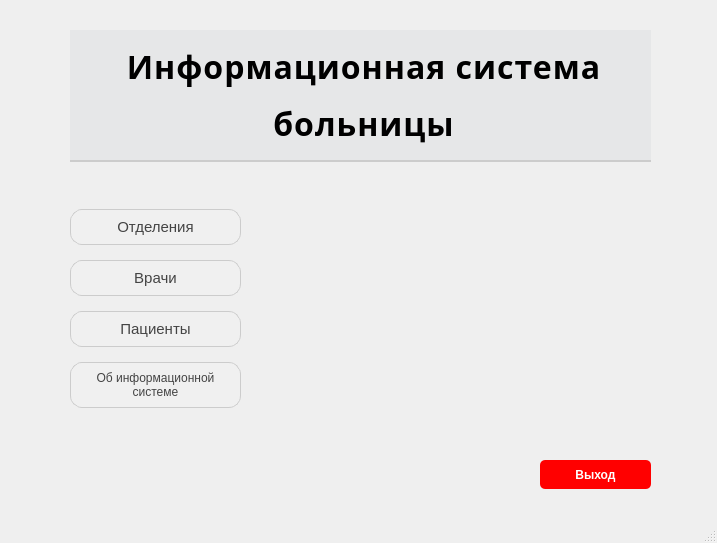
<?xml version="1.0" encoding="UTF-8"?>
<ui version="4.0">
 <class>MainWindow</class>
 <widget class="QMainWindow" name="MainWindow">
  <property name="geometry">
   <rect>
    <x>0</x>
    <y>0</y>
    <width>717</width>
    <height>543</height>
   </rect>
  </property>
  <property name="minimumSize">
   <size>
    <width>717</width>
    <height>543</height>
   </size>
  </property>
  <property name="maximumSize">
   <size>
    <width>717</width>
    <height>543</height>
   </size>
  </property>
  <property name="windowTitle">
   <string>MedicalCenter</string>
  </property>
  <widget class="QWidget" name="centralwidget">
   <widget class="QLabel" name="imageLabel">
    <property name="geometry">
     <rect>
      <x>280</x>
      <y>170</y>
      <width>371</width>
      <height>261</height>
     </rect>
    </property>
    <property name="sizePolicy">
     <sizepolicy hsizetype="Fixed" vsizetype="Fixed">
      <horstretch>0</horstretch>
      <verstretch>0</verstretch>
     </sizepolicy>
    </property>
    <property name="text">
     <string/>
    </property>
    <property name="pixmap">
     <pixmap resource="images.qrc">:/new/prefix1/image.jpg</pixmap>
    </property>
    <property name="scaledContents">
     <bool>true</bool>
    </property>
   </widget>
   <widget class="QPushButton" name="exitButton">
    <property name="geometry">
     <rect>
      <x>540</x>
      <y>460</y>
      <width>111</width>
      <height>29</height>
     </rect>
    </property>
    <property name="styleSheet">
     <string notr="true">QPushButton {
    background-color: red;
    color: white;
    font-weight: bold;
    border-radius: 5px; /* Округлённые углы */
    padding: 5px; /* Дополнительное пространство внутри кнопки */
}
QPushButton:hover {
    background-color: darkred; /* Цвет при наведении */
}
</string>
    </property>
    <property name="text">
     <string>Выход</string>
    </property>
   </widget>
   <widget class="QWidget" name="layoutWidget">
    <property name="geometry">
     <rect>
      <x>70</x>
      <y>200</y>
      <width>171</width>
      <height>221</height>
     </rect>
    </property>
    <property name="sizePolicy">
     <sizepolicy hsizetype="Fixed" vsizetype="Fixed">
      <horstretch>0</horstretch>
      <verstretch>0</verstretch>
     </sizepolicy>
    </property>
    <layout class="QGridLayout" name="gridLayout">
     <item row="1" column="0">
      <widget class="QPushButton" name="doctorsButton">
       <property name="sizePolicy">
        <sizepolicy hsizetype="Expanding" vsizetype="Fixed">
         <horstretch>0</horstretch>
         <verstretch>0</verstretch>
        </sizepolicy>
       </property>
       <property name="styleSheet">
        <string notr="true">QPushButton {
    background-color: rgba(240, 240, 240, 255); /* Светло-серый фон */
    color: #444444; /* Тёмно-серый текст */
    border: 1px solid #cccccc; /* Легкая рамка */
    border-radius: 12px;
    padding: 8px 16px;
    font-size: 11pt;
    font-family: &quot;Calibri&quot;;
}

QPushButton:hover {
    background-color: rgba(220, 220, 220, 255); /* Чуть темнее при наведении */
    border-color: #aaaaaa; /* Затемнённая рамка */
}

QPushButton:pressed {
    background-color: rgba(200, 200, 200, 255); /* Ещё темнее при нажатии */
    border-color: #888888;
}
</string>
       </property>
       <property name="text">
        <string>Врачи</string>
       </property>
       <property name="icon">
        <iconset resource="images.qrc">
         <normaloff>:/new/prefix1/doctor.png</normaloff>:/new/prefix1/doctor.png</iconset>
       </property>
       <property name="iconSize">
        <size>
         <width>20</width>
         <height>20</height>
        </size>
       </property>
      </widget>
     </item>
     <item row="0" column="0">
      <widget class="QPushButton" name="departmentsButton">
       <property name="sizePolicy">
        <sizepolicy hsizetype="Expanding" vsizetype="Fixed">
         <horstretch>0</horstretch>
         <verstretch>0</verstretch>
        </sizepolicy>
       </property>
       <property name="styleSheet">
        <string notr="true">QPushButton {
    background-color: rgba(240, 240, 240, 255); /* Светло-серый фон */
    color: #444444; /* Тёмно-серый текст */
    border: 1px solid #cccccc; /* Легкая рамка */
    border-radius: 12px;
    padding: 8px 16px;
    font-size: 11pt;
    font-family: &quot;Calibri&quot;;
}

QPushButton:hover {
    background-color: rgba(220, 220, 220, 255); /* Чуть темнее при наведении */
    border-color: #aaaaaa; /* Затемнённая рамка */
}

QPushButton:pressed {
    background-color: rgba(200, 200, 200, 255); /* Ещё темнее при нажатии */
    border-color: #888888;
}
</string>
       </property>
       <property name="text">
        <string>Отделения</string>
       </property>
       <property name="icon">
        <iconset resource="images.qrc">
         <normaloff>:/new/prefix1/dep.png</normaloff>:/new/prefix1/dep.png</iconset>
       </property>
      </widget>
     </item>
     <item row="3" column="0">
      <widget class="QPushButton" name="infoButton">
       <property name="sizePolicy">
        <sizepolicy hsizetype="Expanding" vsizetype="Fixed">
         <horstretch>0</horstretch>
         <verstretch>0</verstretch>
        </sizepolicy>
       </property>
       <property name="styleSheet">
        <string notr="true">QPushButton {
    background-color: rgba(240, 240, 240, 255); /* Светло-серый фон */
    color: #444444; /* Тёмно-серый текст */
    border: 1px solid #cccccc; /* Легкая рамка */
    border-radius: 12px;
    padding: 8px 12px;
    font-size: 9pt;
    font-family: &quot;Calibri&quot;;
}

QPushButton:hover {
    background-color: rgba(220, 220, 220, 255); /* Чуть темнее при наведении */
    border-color: #aaaaaa; /* Затемнённая рамка */
}

QPushButton:pressed {
    background-color: rgba(200, 200, 200, 255); /* Ещё темнее при нажатии */
    border-color: #888888;
}
</string>
       </property>
       <property name="text">
        <string>Об информационной
системе</string>
       </property>
      </widget>
     </item>
     <item row="2" column="0">
      <widget class="QPushButton" name="pacientsButton">
       <property name="sizePolicy">
        <sizepolicy hsizetype="Expanding" vsizetype="Fixed">
         <horstretch>0</horstretch>
         <verstretch>0</verstretch>
        </sizepolicy>
       </property>
       <property name="styleSheet">
        <string notr="true">QPushButton {
    background-color: rgba(240, 240, 240, 255); /* Светло-серый фон */
    color: #444444; /* Тёмно-серый текст */
    border: 1px solid #cccccc; /* Легкая рамка */
    border-radius: 12px;
    padding: 8px 16px;
    font-size: 11pt;
    font-family: &quot;Calibri&quot;;
}

QPushButton:hover {
    background-color: rgba(220, 220, 220, 255); /* Чуть темнее при наведении */
    border-color: #aaaaaa; /* Затемнённая рамка */
}

QPushButton:pressed {
    background-color: rgba(200, 200, 200, 255); /* Ещё темнее при нажатии */
    border-color: #888888;
}
</string>
       </property>
       <property name="text">
        <string>Пациенты</string>
       </property>
       <property name="icon">
        <iconset resource="images.qrc">
         <normaloff>:/new/prefix1/pacients.png</normaloff>:/new/prefix1/pacients.png</iconset>
       </property>
      </widget>
     </item>
    </layout>
   </widget>
   <widget class="QLabel" name="infoLabel">
    <property name="geometry">
     <rect>
      <x>70</x>
      <y>30</y>
      <width>581</width>
      <height>132</height>
     </rect>
    </property>
    <property name="font">
     <font>
      <family>Nunito</family>
      <pointsize>18</pointsize>
      <bold>true</bold>
     </font>
    </property>
    <property name="styleSheet">
     <string notr="true">QLabel {
    font-family: &quot;Nunito&quot;, Arial, sans-serif; /* Красивый, круглый шрифт */
    font-size: 18pt;
    font-weight: bold;
    color: black; /* Тёмно-серый цвет текста */
    background: transparent;
    padding: 5px;
    border-bottom: 2px solid #cccccc; /* Линия под заголовком */
    letter-spacing: 1px; /* Межбуквенное расстояние */
    text-align: center; /* Центрирование текста */
	background-color: #e6e7e8;
}
</string>
    </property>
    <property name="text">
     <string>&lt;html&gt;&lt;head/&gt;&lt;body&gt;&lt;p align=&quot;center&quot;&gt;&lt;span style=&quot; font-size:24pt; font-weight:700;&quot;&gt;Информационная система&lt;/span&gt;&lt;/p&gt;&lt;p align=&quot;center&quot;&gt;&lt;span style=&quot; font-size:24pt; font-weight:700;&quot;&gt;больницы&lt;/span&gt;&lt;/p&gt;&lt;/body&gt;&lt;/html&gt;</string>
    </property>
   </widget>
  </widget>
  <widget class="QStatusBar" name="statusbar"/>
 </widget>
 <resources>
  <include location="images.qrc"/>
 </resources>
 <connections/>
</ui>
